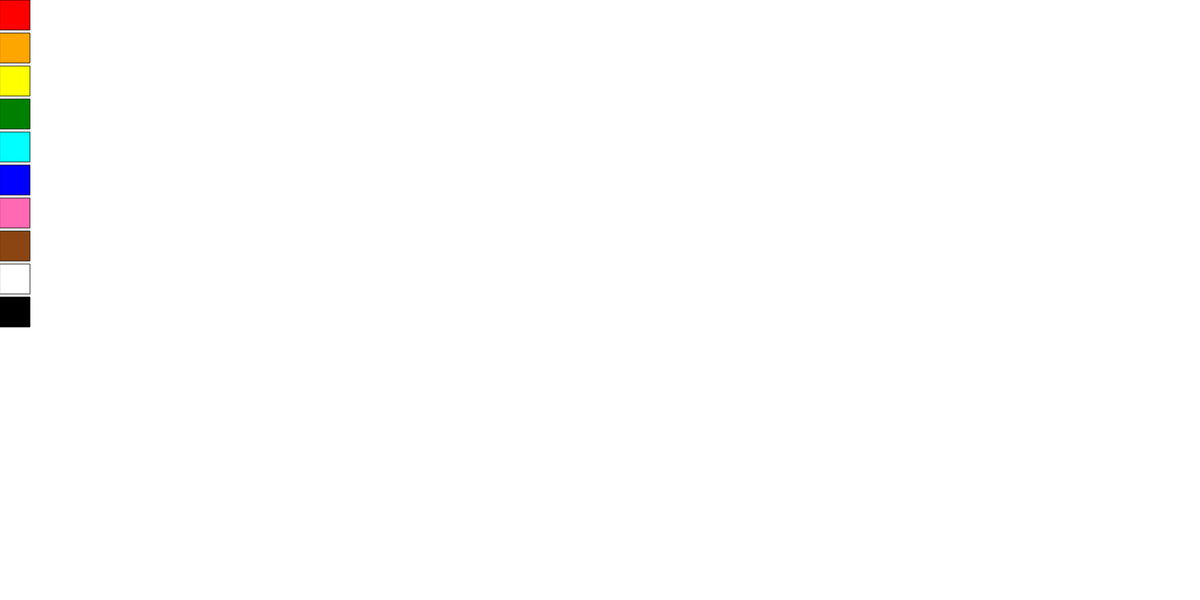
Frame 1 (no input)
Frame 60 (no input): identical to frame 1, image omitted
Frame 120 (the mouse pressed at the canvas centre since frame 60): identical to frame 1, image omitted

The p5.js sketch that drew this single still picture (run headless with seeded random() and noise() and a simulated clock; from frame 60 on, the mouse is pressed at the canvas centre):

// p5.js sketch
// ── sketch.js
function setup() {
  createCanvas(2000,1000);

  background('white');
  fill("red");
  square(0, 0, 50);
  fill("orange");
  square(0, 55, 50);
  fill("yellow");
  square(0, 110, 50);
  fill("green");
  square(0, 165, 50);
  fill("cyan");
  square(0, 220, 50);
  fill("blue");
  square(0, 275, 50);
  fill("hotpink");
  square(0, 330, 50);
  fill("saddlebrown");
  square(0, 385, 50);
  fill("white");
  square(0, 440, 50);
  fill("black");
  square(0, 495, 50);

  strokeWeight(10);

}

function draw() {
  
}

function mousePressed()
{
  //color pallete
  if (mouseX > 0 && mouseX < 50)
  {
    //red
    if (mouseY < 55){ stroke("red");}
    else if (mouseY < 110) {stroke("orange");}
    else if (mouseY < 165) {stroke("yellow");}
    else if (mouseY < 220) {stroke("green");}
    else if (mouseY < 275) {stroke("cyan");}
    else if (mouseY < 330) {stroke("blue");}
    else if (mouseY < 385) {stroke("hotpink");}
    else if (mouseY < 440) {stroke("saddlebrown");}
    else if (mouseY < 495) {stroke("white");}
    else if (mouseY < 550) {stroke("black");}
    
  }
}

function mouseDragged()
{
  if(mouseX > 50)
  {
    stroke("red", 90, 90);
    line(pmouseX, pmouseY, mouseX, mouseY);
  }
    
}
